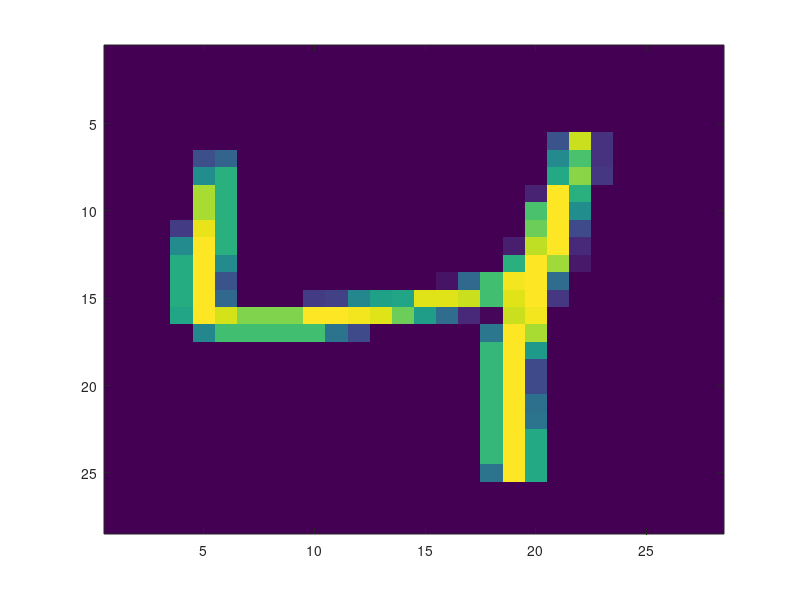

Reproduce this figure in MATLAB.
load mnist_49_3000
[d,n] = size(x);
i = 1; % index of image to be visualized
imagesc(reshape(x(:,i),[sqrt(d),sqrt(d)])')

%% Partition %%
partition = 2000;
x_train = x(:,1:partition);
x_test = x(:,partition+1:end);
y_train = y(1:partition);
y_test = y(partition+1:end);

